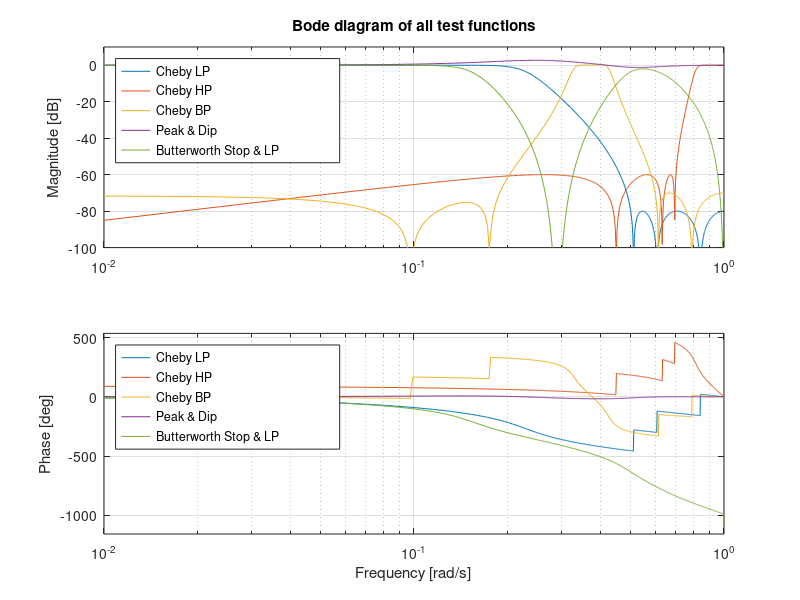

The MATLAB source for this figure:
clear all
close all
pkg('load', 'optim');
pkg('load', 'control');
pkg('load', 'signal');

figure 1;
wb = linspace(0.01, 1, 512);

% cheby lp
[b1,a1] = cheby2(6,80,0.5)
chebyLP = tf(b1, a1, pi)

% cheby hp
[b2,a2] = cheby2(7,60,0.7,'high')
chebyHP = tf(b2, a2, pi)

% cheby bp (matlab cheby2(4,70,[0.2, 0.6],'bandpass'))
b3 = [0.0015   -0.0020    0.0002   -0.0009    0.0028   -0.0009    0.0002   -0.0020    0.0015]
a3 = [1.0000   -2.7355    5.9780   -7.8335    8.5654   -6.3463    3.9239   -1.4513    0.4299]
chebyBP = tf(b3, a3, pi)

% peak dip 
b4 = [1.0349   -0.9159    0.7704   -0.4199    0.1551]
a4 = [1.0000   -0.9882    0.7910   -0.3476    0.1694]
peakDip = tf(b4, a4, pi)

% butter bandstop
[b5_1, a5_1] = butter(4, [0.15, 0.5], 'stop')
h5_1 = tf(b5_1, a5_1, pi)
[b5_2, a5_2] = butter(3, 0.6)
h5_2 = tf(b5_2, a5_2, pi)
butterStopLP = h5_1 * h5_2
[b5, a5] = tfdata(butterStopLP, 'v')

bode(chebyLP, chebyHP, chebyBP, peakDip, butterStopLP, wb)
subplot(2,1,1)
title('Bode diagram of all test functions')
ylim([-100 10])
h = legend ('Cheby LP', 'Cheby HP', 'Cheby BP', 'Peak & Dip', 'Butterworth Stop & LP                   ', "location", "northwest");
legend (h, "location", "northwest")

subplot(2,1,2)
h = legend ('Cheby LP', 'Cheby HP', 'Cheby BP', 'Peak & Dip', 'Butterworth Stop & LP                   ', "location", "northwest");
legend (h, "location", "northwest")
